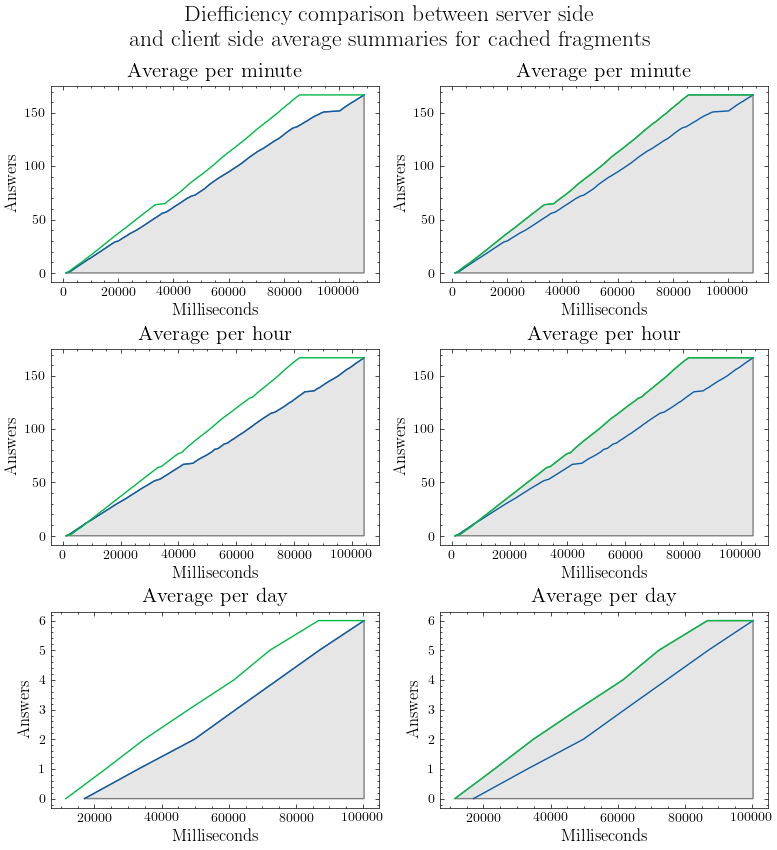

Recreate this plot in Python.
import json, matplotlib.pyplot as plt
from matplotlib.patches import Polygon
import numpy as np
plt.style.use('science')
data = {}


def open_file(name):
    with open(name) as file:
        return json.load(file)


def get_poly(xvals, yvals):
    pts = list(zip(xvals, yvals)) + [(xvals[-1], 0)]
    return Polygon(pts, facecolor='0.9', edgecolor='0.5')

def PolyArea(x,y):
    return 0.5*np.abs(np.dot(x, np.roll(y, 1))-np.dot(y, np.roll(x, 1)))

data['rawAvgMin_ts'] = open_file('testData/uncachedData/uncached_onRawDataAvgMin_dief.txt')
data['summariesAvgMin_ts'] = open_file('testData/uncachedData/uncached_summariesWeekAvgMinData_dief.txt')

# add extra element so raw and summary graphs are equally long
data['summariesAvgMin_ts'].append(data['rawAvgMin_ts'][-1])

data['rawAvgHour_ts'] = open_file('testData/uncachedData/uncached_onRawDataAvgHour_dief.txt')
data['summariesAvgHour_ts'] = open_file('testData/uncachedData/uncached_summariesWeekAvgHourData_dief.txt')

# add extra element so raw and summary graphs are equally long
data['summariesAvgHour_ts'].append(data['rawAvgHour_ts'][-1])

data['rawAvgDay_ts'] = open_file('testData/uncachedData/uncached_onRawDataAvgDay_dief.txt')
data['summariesAvgDay_ts'] = open_file('testData/uncachedData/uncached_summariesWeekAvgDayData_dief.txt')

# add extra element so raw and summary graphs are equally long
data['summariesAvgDay_ts'].append(data['rawAvgDay_ts'][-1])

raw_answers = range(len(data['rawAvgMin_ts']))
summaries_answers = list(raw_answers) + [raw_answers[-1]]
plt.rc('axes', labelsize=12)
fig, axs = plt.subplots(3, 2)
st = fig.suptitle("Diefficiency comparison between server side\n and client side average summaries for cached fragments", fontsize="17")

axs[0, 0].plot(data['rawAvgMin_ts'], raw_answers, label="Client Side")
axs[0, 0].plot(data['summariesAvgMin_ts'], summaries_answers, label="Server Side")
axs[0, 0].set_title('Average per minute', size=15)
axs[0, 0].set_xlabel('Milliseconds')
axs[0, 0].set_ylabel('Answers')

poly = get_poly(data['rawAvgMin_ts'], raw_answers)
pts = poly.get_path().vertices
clientside_area_min = PolyArea(pts[:,0], pts[:,1])
axs[0, 0].add_patch(poly)

axs[0, 1].plot(data['rawAvgMin_ts'], raw_answers, label="Client Side")
axs[0, 1].plot(data['summariesAvgMin_ts'], summaries_answers, label="Server Side")
axs[0, 1].set_title('Average per minute', size=15)
axs[0, 1].set_xlabel('Milliseconds')
axs[0, 1].set_ylabel('Answers')

poly = get_poly(data['summariesAvgMin_ts'], summaries_answers)
pts = poly.get_path().vertices
serverside_area_min = PolyArea(pts[:,0], pts[:,1])
axs[0, 1].add_patch(poly)

axs[1, 0].plot(data['rawAvgHour_ts'], raw_answers, label="Client Side")
axs[1, 0].plot(data['summariesAvgHour_ts'], summaries_answers, label="Server Side")
axs[1, 0].set_title('Average per hour', size=15)
axs[1, 0].set_xlabel('Milliseconds')
axs[1, 0].set_ylabel('Answers')

poly = get_poly(data['rawAvgHour_ts'], raw_answers)
pts = poly.get_path().vertices
clientside_area_hour = PolyArea(pts[:,0], pts[:,1])
axs[1, 0].add_patch(poly)

axs[1, 1].plot(data['rawAvgHour_ts'], raw_answers, label="Client Side")
axs[1, 1].plot(data['summariesAvgHour_ts'], summaries_answers, label="Server Side")
axs[1, 1].set_title('Average per hour', size=15)
axs[1, 1].set_xlabel('Milliseconds')
axs[1, 1].set_ylabel('Answers')

poly = get_poly(data['summariesAvgHour_ts'], summaries_answers)
pts = poly.get_path().vertices
serverside_area_hour = PolyArea(pts[:,0], pts[:,1])
axs[1, 1].add_patch(poly)

day_answers = list(range(len(data['summariesAvgDay_ts']) - 1))
day_answers.append(day_answers[-1])
axs[2, 0].plot(data['rawAvgDay_ts'], range(len(data['rawAvgDay_ts'])), label="Client Side")
axs[2, 0].plot(data['summariesAvgDay_ts'], day_answers, label="Server Side")
axs[2, 0].set_title('Average per day', size=15)
axs[2, 0].set_xlabel('Milliseconds')
axs[2, 0].set_ylabel('Answers')

poly = get_poly(data['rawAvgDay_ts'], range(len(data['rawAvgDay_ts'])))
pts = poly.get_path().vertices
clientside_area_day = PolyArea(pts[:,0], pts[:,1])
axs[2, 0].add_patch(poly)

axs[2, 1].plot(data['rawAvgDay_ts'], range(len(data['rawAvgDay_ts'])), label="Client Side")
axs[2, 1].plot(data['summariesAvgDay_ts'], day_answers, label="Server Side")
axs[2, 1].set_title('Average per day', size=15)
axs[2, 1].set_xlabel('Milliseconds')
axs[2, 1].set_ylabel('Answers')

poly = get_poly(data['summariesAvgDay_ts'], day_answers)
pts = poly.get_path().vertices
serverside_area_day = PolyArea(pts[:,0], pts[:,1])
axs[2, 1].add_patch(poly)

# lgd = fig.legend(loc="center right",   # Position of legend
#                 prop={'size': 12}
#                 )

fig.set_tight_layout(True)
# fig.canvas.draw()
# fig.set_tight_layout(False)
# plt.subplots_adjust(right=0.8)
fig.set_size_inches(8, 9)
fig.canvas.draw()
fig.set_tight_layout(False)
st.set_y(0.95)
fig.subplots_adjust(top=0.86)

#fig.show()
plt.savefig("uncachedAverageDief.png", dpi=100)

f = open("uncachedAverageDiefGraph_areas.txt", "w+")
f.write("Server Side: \n")
f.write("Minute: " + str(serverside_area_min) + "\n")
f.write("Hour: " + str(serverside_area_hour) + "\n")
f.write("Day: " + str(serverside_area_day) + "\n")
f.write("Client Side: \n")
f.write("Minute: " + str(clientside_area_min) + "\n")
f.write("Hour: " + str(clientside_area_hour) + "\n")
f.write("Day: " + str(clientside_area_day) + "\n")
f.close()